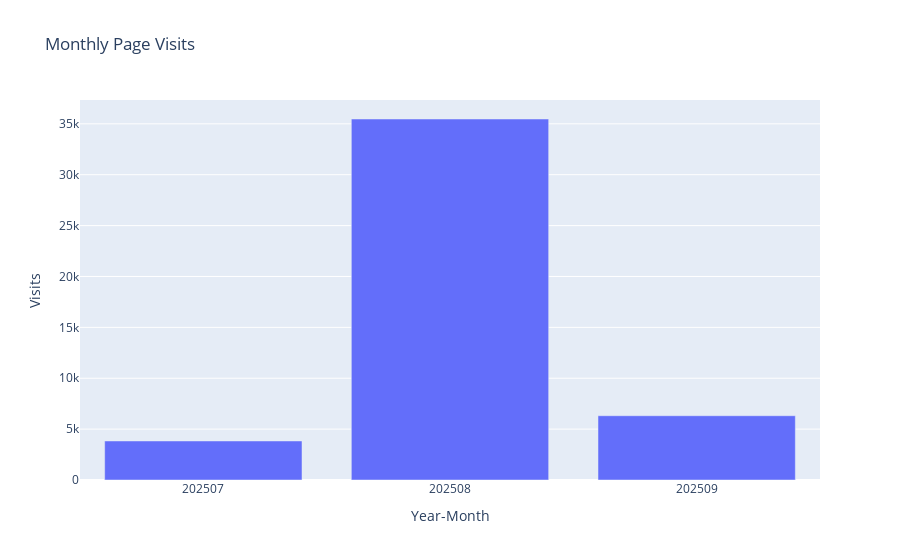
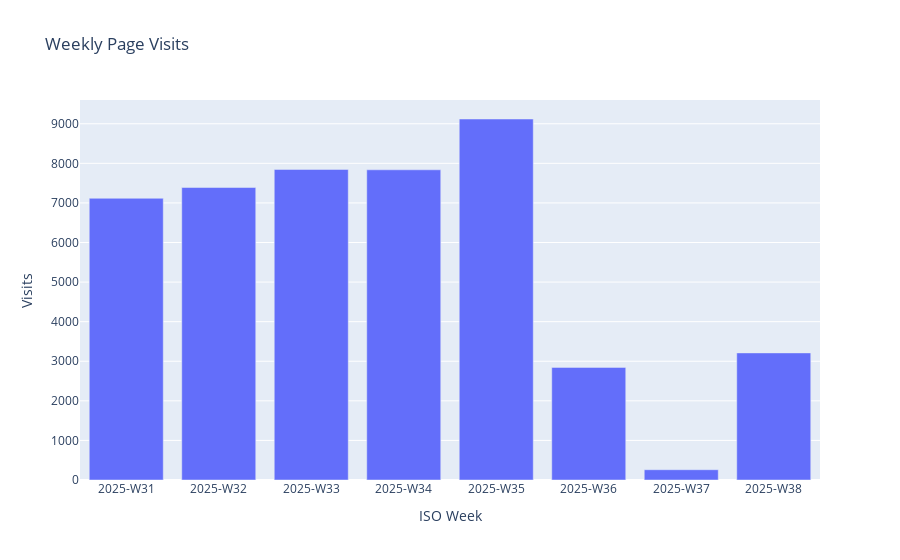

Here is the notebook cell these charts were saved with, in order:
### Markdown cell above
## 5. Visualize Monthly and Weekly Visits

Bar charts for monthly and weekly page visits.

### Code cell
# Monthly visits
monthly['yyyy-mm'] = monthly['yyyy-mm'].astype(str)  # Ensure categorical x-axis
monthly_fig = px.bar(monthly, x='yyyy-mm', y='cnt', title='Monthly Page Visits', labels={'yyyy-mm': 'Year-Month', 'cnt': 'Visits'})
monthly_fig.show()

# Weekly visits
weekly_fig = px.bar(weekly, x='iso_week', y='cnt', title='Weekly Page Visits', labels={'iso_week': 'ISO Week', 'cnt': 'Visits'})
weekly_fig.show()

### Figure 1 — Plotly figure (JSON) as saved in the notebook; plotly's stock layout.template omitted (floating-point values rounded to 4 significant figures)
{"data": [{"hovertemplate": "Year-Month=%{x}<br>Visits=%{y}<extra></extra>", "legendgroup": "", "marker": {"color": "#636efa", "pattern": {"shape": ""}}, "name": "", "orientation": "v", "showlegend": false, "textposition": "auto", "type": "bar", "x": ["202507", "202508", "202509"], "xaxis": "x", "y": [3834, 35475, 6316], "yaxis": "y"}], "layout": {"barmode": "relative", "legend": {"tracegroupgap": 0}, "title": {"text": "Monthly Page Visits"}, "xaxis": {"anchor": "y", "domain": [0, 1], "title": {"text": "Year-Month"}}, "yaxis": {"anchor": "x", "domain": [0, 1], "title": {"text": "Visits"}}}}

### Figure 2 — Plotly figure (JSON) as saved in the notebook; plotly's stock layout.template omitted (floating-point values rounded to 4 significant figures)
{"data": [{"hovertemplate": "ISO Week=%{x}<br>Visits=%{y}<extra></extra>", "legendgroup": "", "marker": {"color": "#636efa", "pattern": {"shape": ""}}, "name": "", "orientation": "v", "showlegend": false, "textposition": "auto", "type": "bar", "x": ["2025-W31", "2025-W32", "2025-W33", "2025-W34", "2025-W35", "2025-W36", "2025-W37", "2025-W38"], "xaxis": "x", "y": [7117, 7389, 7846, 7837, 9120, 2845, 260, 3211], "yaxis": "y"}], "layout": {"barmode": "relative", "legend": {"tracegroupgap": 0}, "title": {"text": "Weekly Page Visits"}, "xaxis": {"anchor": "y", "domain": [0, 1], "title": {"text": "ISO Week"}}, "yaxis": {"anchor": "x", "domain": [0, 1], "title": {"text": "Visits"}}}}
